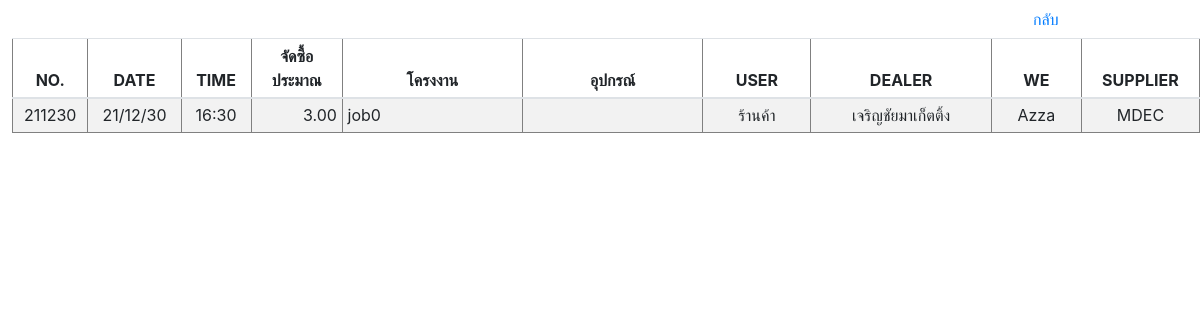
/customer/customer_look_up.php, run on the app's committed database.
### tables this page shows
CREATE TABLE `customer` (
  `REF_NO` varchar(255) NOT NULL,
  `CUSTOMER_ID` int(10) NOT NULL,
  `CREATE_DATE` varchar(255) NOT NULL,
  `TIME` varchar(255) NOT NULL,
  `AMOUNT` float NOT NULL,
  `PROJECT` varchar(255) NOT NULL,
  `USER` varchar(255) NOT NULL,
  `UNIT` varchar(255) DEFAULT NULL,
  `BRANDNAME` varchar(255) NOT NULL,
  `SERIES` varchar(255) NOT NULL,
  `LOGO` varchar(255) DEFAULT NULL,
  `PROVINCE` varchar(255) NOT NULL,
  `DISTRICT` varchar(255) NOT NULL,
  `SUBDISTRICT` varchar(255) NOT NULL,
  `ZIPCODE` varchar(5) NOT NULL,
  `CONTACT` varchar(255) NOT NULL,
  `DEPARTMENT` varchar(255) NOT NULL,
  `NAME` varchar(255) NOT NULL,
  `PHONE` varchar(10) NOT NULL,
  `EMAIL` varchar(255) NOT NULL,
  `DEALER` varchar(255) NOT NULL,
  `WE` varchar(255) NOT NULL DEFAULT 'Azza',
  `SUPPLIER` varchar(255) NOT NULL
);

### customer/customer_look_up.php (the view, shortened to what this page needs)
<?php
$conn=new Databases;
$conn = $conn->__construct();
$JOB = $_POST['SEARCH_JOB'];
$SEARCH_USER = $_POST['SEARCH_USER'];
$SEARCH_DEALER = $_POST['SEARCH_DEALER'];
$query = "SELECT * FROM customer WHERE REF_NO LIKE '%$JOB%' AND USER LIKE '%$SEARCH_USER%' AND DEALER LIKE '%$SEARCH_DEALER%'";
$result = mysqli_query($conn, $query);
?>
<!DOCTYPE html PUBLIC "-//W3C//DTD XHTML 1.0 Transitional//EN" "http://www.w3.org/TR/xhtml1/DTD/xhtml1-transitional.dtd">
<html xmlns="http://www.w3.org/1999/xhtml">
<head>
<link rel="stylesheet" href="https://cdn.jsdelivr.net/npm/bootstrap@4.6.0/dist/css/bootstrap.min.css">
    <link href="https://unpkg.com/gijgo@1.9.13/css/gijgo.min.css" rel="stylesheet" type="text/css" />
</head>
<body>
<a style="margin-left:85%" class="btn btn-link" href="customer.php">กลับ</a>
<table border='1' style="width:99%;margin-left:1%" class="table table-striped table-sm">
  <thead align="center">
    <tr>
      <th>NO.</th>
      <th>DATE</th>
      <th>TIME</th>
      <th>จัดซื้อประมาณ</th>
      <th>โครงงาน</th>
      <th>อุปกรณ์</th>
      <th>USER</th>
      <th>DEALER</th>
      <th>WE</th>
      <th>SUPPLIER</th>
    </tr>
  </thead>
  <tbody>
      <?php
		while($row = mysqli_fetch_array($result))
		{$idx=0;
		?>
		<tr id=<?php echo $row["CUSTOMER_ID"] ;?>>
    	<td width="2%" align="center"><nobr><?php echo $row[$idx]; ?></nobr></td>
    	<td width="3%" align="center"><nobr><?php echo $row["CREATE_DATE"]; ?></nobr></td>
    	<td width="3%" align="center"><nobr><?php echo $row["TIME"]; ?></nobr></td>
    	<td width="5%" align="right"><nobr><?php echo number_format($row["AMOUNT"],2); ?></nobr></td>
    	<td width="10%" align="left"><nobr><?php echo $row["PROJECT"]; ?></nobr></td>
        <td width="10%" align="left"><nobr><?php echo $row["EQUIPMENT"]; ?></nobr></td>
        <td width="6%" align="center"><nobr><?php echo $row["USER"]; ?></nobr></td>
        <td width="10%" align="center"><nobr><?php echo $row["DEALER"]; ?></nobr></td>
        <td width="5%" align="center"><nobr><?php echo $row["WE"]; ?></nobr></td>
        <td width="5%" align="center"><nobr><?php echo $row["SUPPLIER"]; ?></nobr></td>
		</tr>
		<?php
	}
?>
   </tbody>
</table>
</body>
</body>
</html>

### data on the page
customer: REF_NO "211230", CREATE_DATE "21/12/30", TIME "16:30", AMOUNT "3.00", PROJECT "job0", USER "ร้านค้า", DEALER "เจริญชัยมาเก็ตติ้ง", WE "Azza", SUPPLIER "MDEC"
